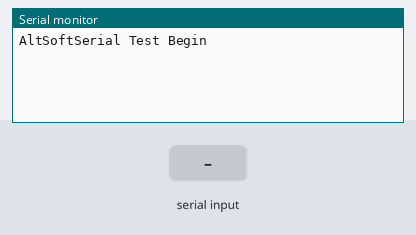
A sketch run on a simulated Arduino Uno, built with avr-gcc and run on an emulated ATmega328P. Shown: the last lines printed to the serial monitor. Inputs (shaded band) come from the test bench.

Above: at 1.2 s.
1.3 s: "1" received over the second serial link
At 1.55 s:
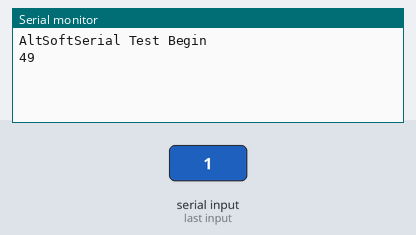
3.5 s: "0" received over the second serial link
At 3.84 s:
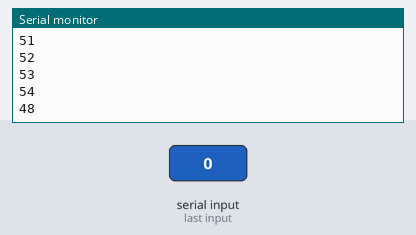
Timing chart, 0 to 6.5 s (numbered marks = the images above; inputs shaded):
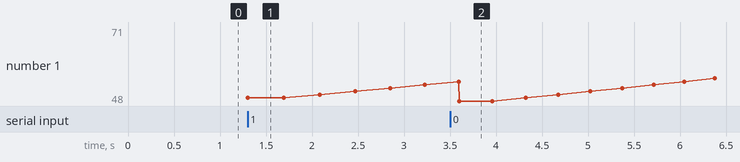

The sketch:

rx_uno.ino
```cpp
#define light A0
#define light2 A1
#include <AltSoftSerial.h>
int l = 0;
bool go = false;
int c = 0;
AltSoftSerial altSerial;

void fizzbuzz(int c) {
  if (c % 2 == 0 && c % 3) {
    digitalWrite(light, HIGH);
    digitalWrite(light2, HIGH);
  } else if (c % 2 == 0) {
    digitalWrite(light, HIGH);
    digitalWrite(light2, LOW);
  } else if (c % 3 == 0) {
    digitalWrite(light, LOW);
    digitalWrite(light2, HIGH);
  } else {
    digitalWrite(light, LOW);
    digitalWrite(light2, LOW);
  }
  if (l <= 380) {
    l = l + 5;
  }
}

void setup() {
  Serial.begin(9600);
  Serial.println("AltSoftSerial Test Begin");
  altSerial.begin(9600);
  altSerial.println("Hello World");
}

void loop() {
  if (altSerial.available()) {
    c = altSerial.read();
    Serial.println(c - 0);
    go = true;
  }
  if (go){
    fizzbuzz(c);
    delay(400 - l);

    Serial.println(c - 0);
    c = c + 1;
  }
}
```

Measured:
- after the input at 1.3 s, the serial monitor: prints a new line at once (image 1)
- after the input at 3.5 s, the serial monitor: prints a new line after 0.10 s (image 2)
